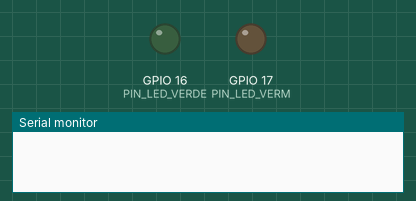
Recording of a sketch running on a simulated ESP32. Parts: output pins drawn as LEDs (lit = HIGH), the last lines printed to the serial monitor. WiFi joins after 1.5 s; servers stay silent unless stated; a WiFi scan finds three made-up networks; not simulated (calls return 0 or success): secrets.h.

Above: at 0.1 s.
At 2.6 s:
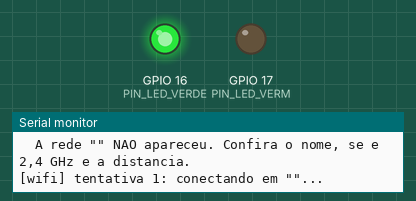
Timing chart, 0 to 5.0 s (numbered marks = the images above):
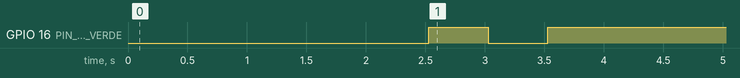

Measured:
- by itself, GPIO 16 (PIN_LED_VERDE): LOW → HIGH at 2.5 s, → LOW 0.50 s later, → HIGH 0.50 s later

The sketch:

guardgas_wifi_teste.ino
```cpp
/* ============================================================================
 *  GuardGás — TESTE DE WI-FI (diagnóstico da conexão com o hotspot)
 *  Só valida a conexão. Não lê o MQ-2 e não faz alarme.
 *  Ligações: só os LEDs (verde GPIO16, vermelho GPIO17); o MQ-2 pode ficar ligado.
 *
 *  Antes de gravar, edite o secrets.h (mesma pasta) com o nome e a senha do
 *  hotspot do iPhone (2,4 GHz, "Maximizar Compatibilidade" ligado).
 *  Usa as mesmas regras de rede do firmware final (só WPA2 ou superior).
 *  Monitor Serial em 115200.
 *
 *  LED verde: aceso = conectado | piscando devagar = sem conexão.
 *  LED vermelho: não usado neste teste.
 *
 *  A conexão é não bloqueante: o loop() nunca fica preso esperando a rede.
 *  É a mesma ideia que será usada no firmware final, em que o alarme local
 *  não pode depender do Wi-Fi.
 * ========================================================================== */

#include <WiFi.h>
#include "secrets.h"
#include <esp_arduino_version.h>

const int PIN_LED_VERDE = 16;
const int PIN_LED_VERM  = 17;

const unsigned long TENTATIVA_MS = 15000;  // tempo máximo de cada tentativa
const unsigned long RELATORIO_MS = 5000;   // intervalo do relatório de status

volatile bool conectado = false;
unsigned long tInicioTentativa = 0, tRelatorio = 0, tPisca = 0;
unsigned long numTentativas = 0;
bool ledPisca = false;

const char* nomeMotivo(uint8_t r) {
  switch (r) {
    case 2:   return "autenticacao expirou";
    case 8:   return "desconectado pelo roteador/proprio";
    case 15:  return "handshake falhou (senha errada e a causa mais comum)";
    case 200: return "perdeu o sinal (beacon timeout)";
    case 201: return "rede nao encontrada (nome errado, 5 GHz ou fora de alcance)";
    case 202: return "falha de autenticacao (senha errada ou tipo de seguranca)";
    case 203: return "falha de associacao";
    case 204: return "handshake timeout (senha errada ou sinal fraco)";
    default:  return "outro motivo";
  }
}

void aoEvento(WiFiEvent_t evento, WiFiEventInfo_t info) {
  switch (evento) {
    case ARDUINO_EVENT_WIFI_STA_CONNECTED:
      Serial.println("[wifi] associado ao roteador, aguardando IP...");
      break;
    case ARDUINO_EVENT_WIFI_STA_GOT_IP:
      conectado = true;
      Serial.printf("[wifi] CONECTADO  IP=%s  sinal=%d dBm  canal=%d\n",
                    WiFi.localIP().toString().c_str(), WiFi.RSSI(), WiFi.channel());
      break;
    case ARDUINO_EVENT_WIFI_STA_DISCONNECTED:
      conectado = false;
      Serial.printf("[wifi] sem conexao (motivo %d: %s)\n",
                    info.wifi_sta_disconnected.reason,
                    nomeMotivo(info.wifi_sta_disconnected.reason));
      break;
    default:
      break;
  }
}

void escanearRedes() {
  Serial.println("[wifi] procurando redes de 2,4 GHz ao redor...");
  int n = WiFi.scanNetworks();
  bool achou = false;
  for (int i = 0; i < n; i++) {
    bool alvo = (WiFi.SSID(i) == WIFI_SSID);
    if (alvo) achou = true;
    Serial.printf("  %s %-32s sinal=%4d dBm  canal=%2d\n",
                  alvo ? ">>" : "  ", WiFi.SSID(i).c_str(), WiFi.RSSI(i), WiFi.channel(i));
  }
  if (n <= 0) Serial.println("  nenhuma rede encontrada (confira a antena u.FL do modulo -U).");
  else if (!achou) Serial.printf("  A rede \"%s\" NAO apareceu. Confira o nome, se e 2,4 GHz e a distancia.\n", WIFI_SSID);
  WiFi.scanDelete();
}

void iniciarConexao() {
  numTentativas++;
  tInicioTentativa = millis();
  Serial.printf("[wifi] tentativa %lu: conectando em \"%s\"...\n", numTentativas, WIFI_SSID);
  WiFi.disconnect(false);
  WiFi.begin(WIFI_SSID, WIFI_SENHA);
}

void setup() {
  Serial.begin(115200);
  pinMode(PIN_LED_VERDE, OUTPUT);
  pinMode(PIN_LED_VERM, OUTPUT);
  digitalWrite(PIN_LED_VERDE, LOW);
  digitalWrite(PIN_LED_VERM, LOW);
  delay(500);

  Serial.println();
  Serial.println("=== GuardGas: teste de Wi-Fi ===");

  WiFi.persistent(false);            // nao grava a senha na flash do ESP32
  WiFi.mode(WIFI_STA);
  WiFi.setAutoReconnect(true);
#if ESP_ARDUINO_VERSION >= ESP_ARDUINO_VERSION_VAL(2, 0, 3)
  WiFi.setMinSecurity(WIFI_AUTH_WPA2_PSK);   // igual ao firmware final: recusa redes abertas
#endif
  WiFi.onEvent(aoEvento);
  Serial.printf("[wifi] MAC do ESP32: %s\n", WiFi.macAddress().c_str());

  escanearRedes();
  iniciarConexao();
}

void loop() {
  unsigned long agora = millis();

  // Reconexão: se a tentativa passou do tempo, tenta de novo.
  if (!conectado && agora - tInicioTentativa >= TENTATIVA_MS) iniciarConexao();

  // LED verde: aceso conectado, pisca devagar sem conexão.
  if (conectado) {
    digitalWrite(PIN_LED_VERDE, HIGH);
  } else if (agora - tPisca >= 500) {
    tPisca = agora;
    ledPisca = !ledPisca;
    digitalWrite(PIN_LED_VERDE, ledPisca);
  }

  // Relatório periódico.
  if (agora - tRelatorio >= RELATORIO_MS) {
    tRelatorio = agora;
    if (conectado)
      Serial.printf("[status] conectado  IP=%s  sinal=%d dBm\n",
                    WiFi.localIP().toString().c_str(), WiFi.RSSI());
    else
      Serial.println("[status] sem conexao (o loop continua rodando normalmente)");
  }
}
```
